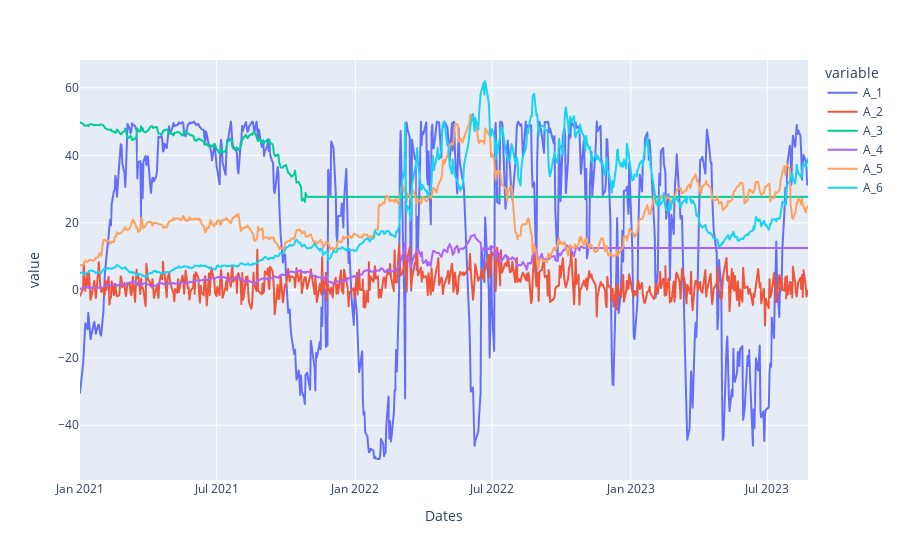

The cell this chart's notebook holds for it:
### Markdown cell above
# Exploration

### Code cell
def plots(df):
    fig = px.line(df)
    fig.show()
plots(df)

### Figure 1 — Plotly figure (JSON) as saved in the notebook; plotly's stock layout.template omitted (floating-point values rounded to 4 significant figures; data arrays with more than 128 entries replaced by an {"elided": "..."} marker saying what was removed)
{"data": [{"hovertemplate": "variable=A_1<br>Dates=%{x}<br>value=%{y}<extra></extra>", "legendgroup": "A_1", "line": {"color": "#636efa", "dash": "solid"}, "marker": {"symbol": "circle"}, "mode": "lines", "name": "A_1", "showlegend": true, "type": "scattergl", "x": {"elided": "594 str values"}, "xaxis": "x", "y": {"elided": "594 float values"}, "yaxis": "y"}, {"hovertemplate": "variable=A_2<br>Dates=%{x}<br>value=%{y}<extra></extra>", "legendgroup": "A_2", "line": {"color": "#EF553B", "dash": "solid"}, "marker": {"symbol": "circle"}, "mode": "lines", "name": "A_2", "showlegend": true, "type": "scattergl", "x": {"elided": "594 str values"}, "xaxis": "x", "y": {"elided": "594 float values"}, "yaxis": "y"}, {"hovertemplate": "variable=A_3<br>Dates=%{x}<br>value=%{y}<extra></extra>", "legendgroup": "A_3", "line": {"color": "#00cc96", "dash": "solid"}, "marker": {"symbol": "circle"}, "mode": "lines", "name": "A_3", "showlegend": true, "type": "scattergl", "x": {"elided": "594 str values"}, "xaxis": "x", "y": {"elided": "594 float values"}, "yaxis": "y"}, {"hovertemplate": "variable=A_4<br>Dates=%{x}<br>value=%{y}<extra></extra>", "legendgroup": "A_4", "line": {"color": "#ab63fa", "dash": "solid"}, "marker": {"symbol": "circle"}, "mode": "lines", "name": "A_4", "showlegend": true, "type": "scattergl", "x": {"elided": "594 str values"}, "xaxis": "x", "y": {"elided": "594 float values"}, "yaxis": "y"}, {"hovertemplate": "variable=A_5<br>Dates=%{x}<br>value=%{y}<extra></extra>", "legendgroup": "A_5", "line": {"color": "#FFA15A", "dash": "solid"}, "marker": {"symbol": "circle"}, "mode": "lines", "name": "A_5", "showlegend": true, "type": "scattergl", "x": {"elided": "594 str values"}, "xaxis": "x", "y": {"elided": "594 float values"}, "yaxis": "y"}, {"hovertemplate": "variable=A_6<br>Dates=%{x}<br>value=%{y}<extra></extra>", "legendgroup": "A_6", "line": {"color": "#19d3f3", "dash": "solid"}, "marker": {"symbol": "circle"}, "mode": "lines", "name": "A_6", "showlegend": true, "type": "scattergl", "x": {"elided": "594 str values"}, "xaxis": "x", "y": {"elided": "594 float values"}, "yaxis": "y"}], "layout": {"legend": {"title": {"text": "variable"}, "tracegroupgap": 0}, "margin": {"t": 60}, "xaxis": {"anchor": "y", "domain": [0, 1], "title": {"text": "Dates"}}, "yaxis": {"anchor": "x", "domain": [0, 1], "title": {"text": "value"}}}}
